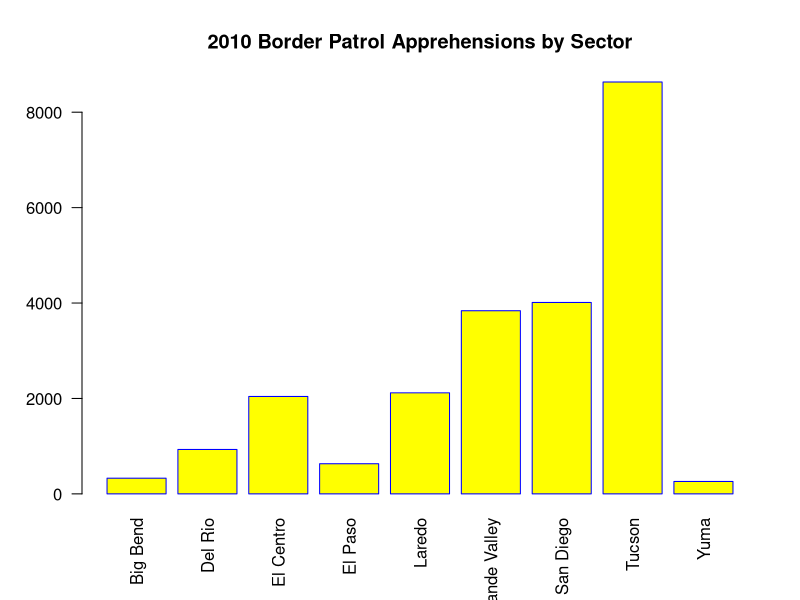
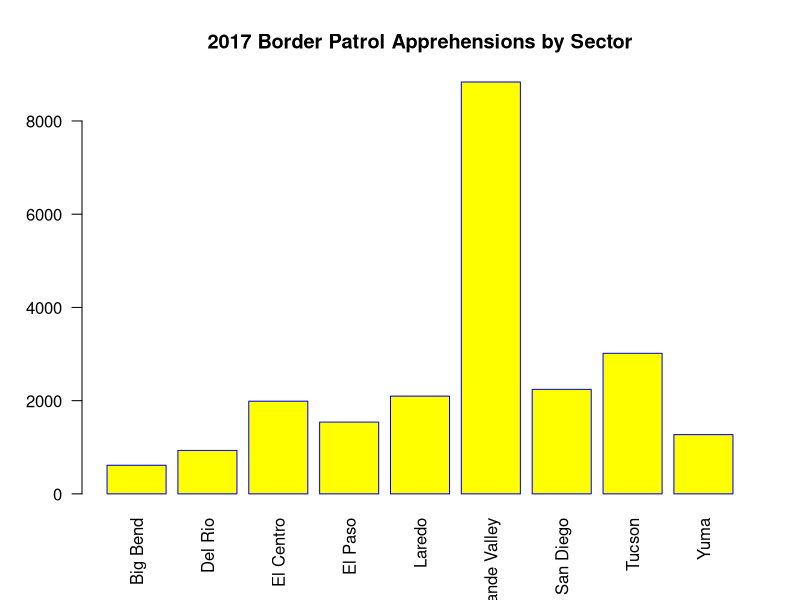
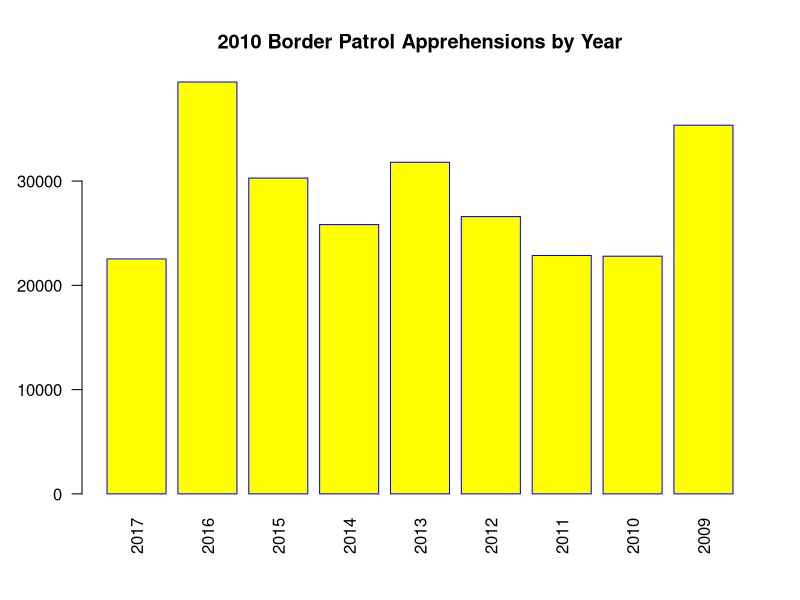
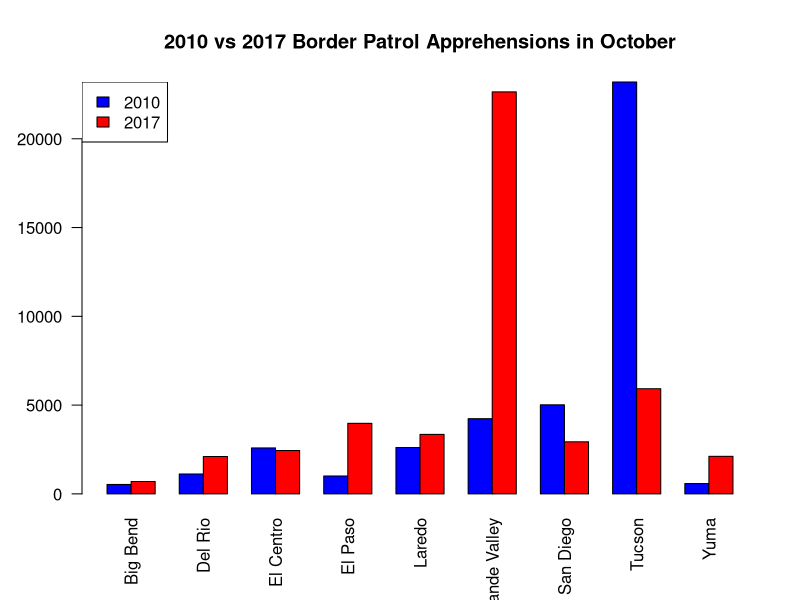
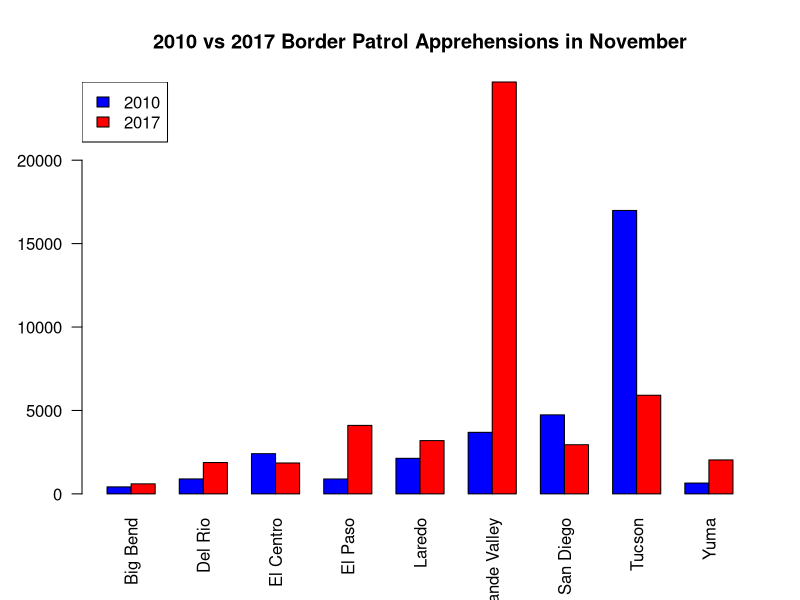
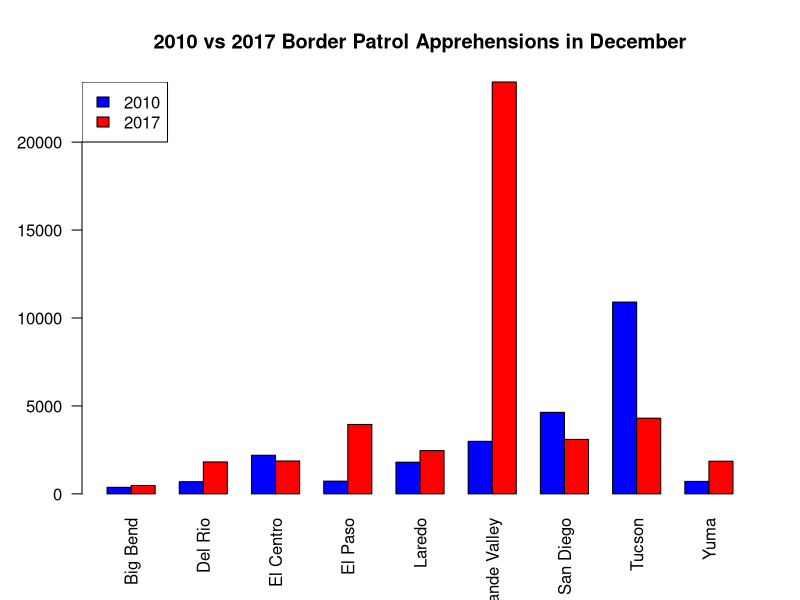
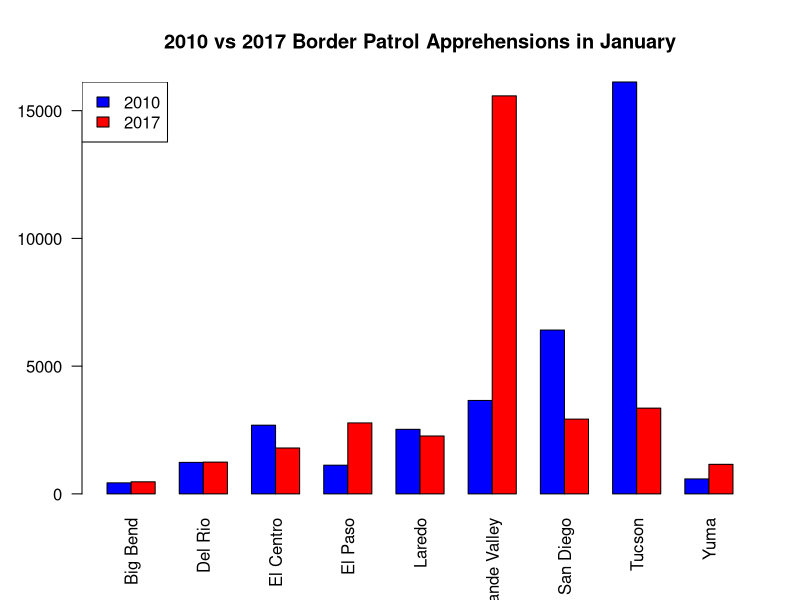
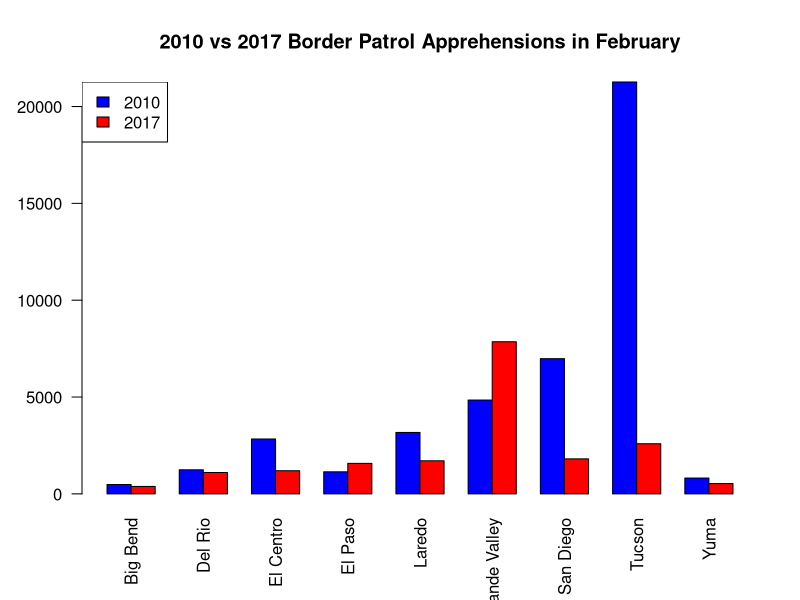

The R source for these figures, in order:
## ---- chunk 1
library(tidyverse)

BP2010 <- read.csv("BP Apprehensions 2010.csv", header = TRUE, stringsAsFactors = FALSE)
rownames(BP2010) <- BP2010[,1]
x <- barplot(BP2010[1:9,13], names.arg = rownames(BP2010)[1:9],
        las=2,
        axisnames=TRUE,
        main="2010 Border Patrol Apprehensions by Sector",
        border="blue",
        col="yellow")


PB2017 <- read.csv("PB Apprehensions 2017.csv", header = TRUE, stringsAsFactors = TRUE)
rownames(PB2017) <- PB2017[,1]
barplot(PB2017[1:9,13], names.arg = rownames(PB2017)[1:9],
        las=2,
        axisnames=TRUE,
        main="2017 Border Patrol Apprehensions by Sector",
        border="blue",
        col="yellow")

PBmonthly <- read.csv("monthly_sum.csv", header = TRUE, stringsAsFactors = TRUE)
rownames(PBmonthly) <- PBmonthly[,1]
barplot(PBmonthly[1:9,13], names.arg = rownames(PBmonthly)[1:9],
        las=2,
        axisnames=TRUE,
        main="2010 Border Patrol Apprehensions by Year",
        border="blue",
        col="yellow")

sideBySideMatrix <- function(month){
  matrix(c(BP2010[1:9,month], PB2017[1:9,month]), nrow = 2, byrow = TRUE)
}

sideBySideBarPlot <- function(month, monthString){
  barplot(sideBySideMatrix(month), names.arg = rownames(BP2010),
          las=2,
          axisnames=TRUE,
          beside=TRUE,
          col=c("blue", "red"),
          main = paste("2010 vs 2017 Border Patrol Apprehensions in", monthString, sep=" "))
  legend("topleft", 
       c("2010", "2017"), 
       fill = c("blue", "red"))
}

sideBySideBarPlot(2, "October")
sideBySideBarPlot(3, "November")
sideBySideBarPlot(4, "December")
sideBySideBarPlot(5, "January")
sideBySideBarPlot(6, "February")
sideBySideBarPlot(7, "March")
sideBySideBarPlot(8, "April")
sideBySideBarPlot(9, "June")
sideBySideBarPlot(10, "July")
sideBySideBarPlot(11, "August")
sideBySideBarPlot(12, "September")

x1 <- data.frame(sideBySideMatrix(2))
x1 <- cbind(data.frame(matrix =c(2010, 2017), nrow = 2, byrow = TRUE), x1)
x1 <- as.factor(t(x))
y1 <- ts(rev(x), start = 1, frequency = 12)
ts.plot(y1)


x <- as.vector(t(PBmonthly))
y <- ts(rev(x), start = c(2000, 10), frequency = 12)
ts.plot(y, gpars=list(xlab="year", ylab="Apprehensions", lty=c(1:3)))
